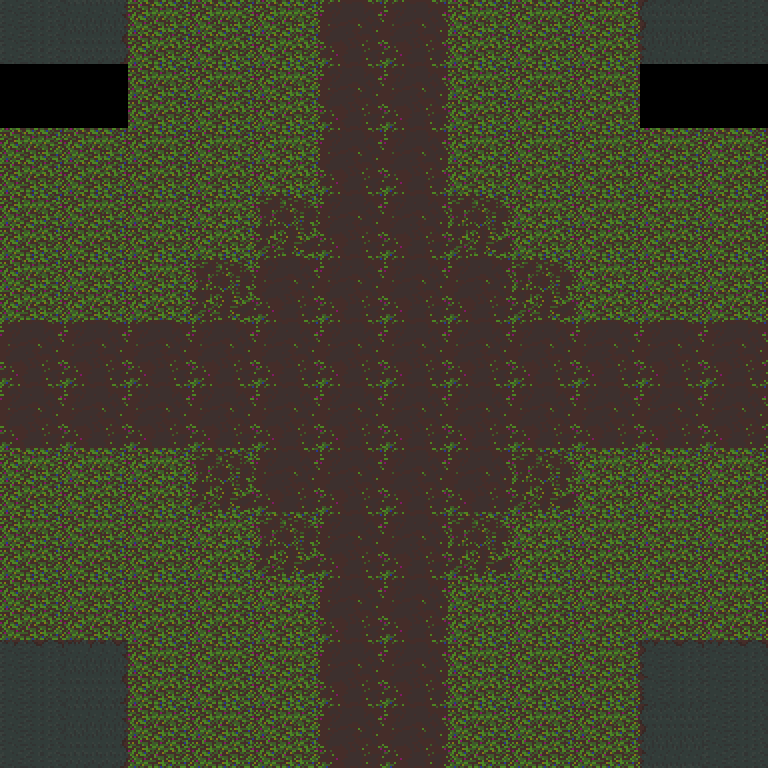

Tiled map render using the project's own tile images. Description and the whole map definition, tile-layer contents included, below:
An orthogonal 12x12 tile map with 64x64 px tiles, 1 tile layer (Tile Layer 1).

<map version="1.4" tiledversion="1.4.2" orientation="orthogonal" renderorder="right-down" width="12" height="12" tilewidth="64" tileheight="64" infinite="0" nextlayerid="2" nextobjectid="1">
 <tileset firstgid="1" source="map.tsx" />
 <layer id="1" name="Tile Layer 1" width="12" height="12">
  <data encoding="csv">
7,2684354568,10,10,10,12,12,10,10,10,1610612744,7,
0,0,10,10,10,12,12,10,10,10,0,0,
10,10,10,10,10,12,12,10,10,10,10,10,
10,10,10,10,11,12,12,11,10,10,10,10,
10,10,10,11,12,12,12,12,11,10,10,10,
12,12,12,12,12,12,12,12,12,12,12,12,
12,12,12,12,12,12,12,12,12,12,12,12,
10,10,10,11,12,12,12,12,11,10,10,10,
10,10,10,10,11,12,12,11,10,10,10,10,
10,10,10,10,10,12,12,10,10,10,10,10,
8,2684354569,10,10,10,12,12,10,10,10,9,8,
7,2684354568,10,10,10,12,12,10,10,10,1610612744,7
</data>
 </layer>
</map>
